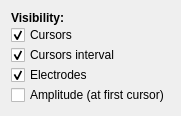
    <widget class="QWidget" name="verticalLayoutWidget_11">
     <property name="geometry">
      <rect>
       <x>10</x>
       <y>610</y>
       <width>171</width>
       <height>101</height>
      </rect>
     </property>
     <layout class="QVBoxLayout" name="verticalLayout_13">
      <property name="spacing">
       <number>0</number>
      </property>
      <item>
       <widget class="QLabel" name="label_35">
        <property name="maximumSize">
         <size>
          <width>113</width>
          <height>16777215</height>
         </size>
        </property>
        <property name="font">
         <font>
          <pointsize>9</pointsize>
          <weight>75</weight>
          <bold>true</bold>
         </font>
        </property>
        <property name="text">
         <string>Visibility:     </string>
        </property>
       </widget>
      </item>
      <item>
       <widget class="QCheckBox" name="cursorVisibilityCheckBox">
        <property name="font">
         <font>
          <pointsize>9</pointsize>
         </font>
        </property>
        <property name="text">
         <string>Cursors</string>
        </property>
        <property name="checked">
         <bool>true</bool>
        </property>
       </widget>
      </item>
      <item>
       <widget class="QCheckBox" name="intervalVisibilityCheckBox">
        <property name="font">
         <font>
          <pointsize>9</pointsize>
         </font>
        </property>
        <property name="text">
         <string>Cursors interval</string>
        </property>
        <property name="checked">
         <bool>true</bool>
        </property>
       </widget>
      </item>
      <item>
       <widget class="QCheckBox" name="electrodesVisibilityCheckBox">
        <property name="font">
         <font>
          <pointsize>9</pointsize>
         </font>
        </property>
        <property name="text">
         <string>Electrodes</string>
        </property>
        <property name="checked">
         <bool>true</bool>
        </property>
       </widget>
      </item>
      <item>
       <widget class="QCheckBox" name="amplitudeVisibilityCheckBox">
        <property name="font">
         <font>
          <pointsize>9</pointsize>
         </font>
        </property>
        <property name="text">
         <string>Amplitude (at first cursor)</string>
        </property>
        <property name="checked">
         <bool>false</bool>
        </property>
       </widget>
      </item>
     </layout>
    </widget>
